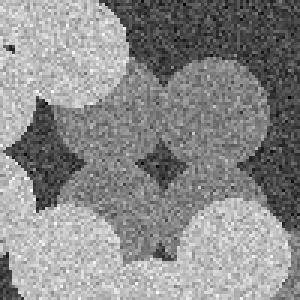
#> input picture 05/images/noisy_circles.png, 100 x 100 px (shown 3 times larger)
$ jupyter execute --allow-errors week_05.ipynb   (older library calls are emulated)
#> lines starting #> are read from the running program, lines starting #| are printed output that depends on the picture
# Exercises Week 5 in 02506

This week we will dive into Markow Random Fields
<p align="center">

</p>

## Imports

[cell 1]
import numpy as np
from skimage.io import imread, imshow, imsave
from scipy.ndimage import gaussian_filter
import matplotlib.pyplot as plt
import random
from sklearn.cluster import KMeans
from skimage import color
import cv2
import scipy.ndimage
import matplotlib.pyplot as plt
import maxflow

## MRF Modelling
### 1. Get hold of the gray-scale image D and one configuration for the segmentation S. To begin with, this may be a ground truth segmentation. Notice that a ground truth segmentation (labeling) is not the same as a noise-free image: elements of the segmentation are labels 1, 2, . . . while elements of the noise-free image are pixel intensities $\mu_1,\mu_2,\ldots$

#> (a cell that did not finish here is left out)

### 2. For computing V1 you need D, S and m. First, compute an intensityrealization of S, that is an image where each occurrence of label i is replaced by $\mu_i$. It is then easy to compute V1 as a sum of squared differences.

### 3. For computing V2 you need S and b. Recall that an almost identical problem was solved in week 1.

[cell 3]
def boundary_length(S):
    lx = S[1:,:]!=S[:-1,:]
    ly = S[:,1:]!=S[:,:-1]
    L = np.sum(lx)+np.sum(ly)
    return L


def segmentation_energy(S, I, mu, beta):
    # TODO -- add your code here
    Iflat = I.flatten()
    Sflat = S.flatten()
    # likelihood energy
    U1 = np.sum([(mu[f]-d)**2 for d,f in zip(Iflat,Sflat)])

    # prior energy
    U2 = beta*boundary_length(S)

    return(U1,U2)

def segmentation_histogram(ax, I, S, edges=None):
    '''
    Histogram for data and each segmentation label.
    '''
    if edges is None:
        edges = np.linspace(I.min(), I.max(), 100)
    ax.hist(I.ravel(), bins=edges, color = 'k')
    centers = 0.5*(edges[:-1] + edges[1:]);
    for k in range(S.max()+1):
        ax.plot(centers, np.histogram(I[S==k].ravel(), edges)[0])

[cell 4]
path = 'images/'
#> path = 'images/'
I = imread(path + 'noisy_circles.png').astype(np.float)
#> I: shape (100, 100) float64; min 0, max 255, mean 138.8

segmentations = [] # list where I'll place different segmentations
#> (the rest of this cell did not finish here and is left out)

### 4. Produce some other configurations S, by any means you find appropriate: thresholding, manually drawing, modifying ground truth. . . Apply your two functions to all configurations, and display the likelihood, prior and posterior for every configuration.

[cell 5]
S_t = np.zeros(I.shape, dtype=int) + (I>100) + (I>160) # thresholded
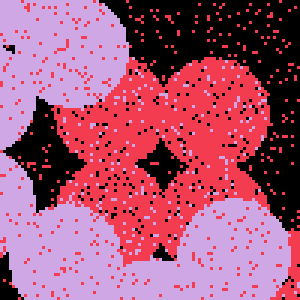
#> S_t: shape (100, 100) int64 (shown 3 times larger); 3 distinct labels, from 0 to 2; one colour per label, 0 black
segmentations += [S_t]

D_s = scipy.ndimage.gaussian_filter(I, sigma=1, truncate=3, mode='nearest')
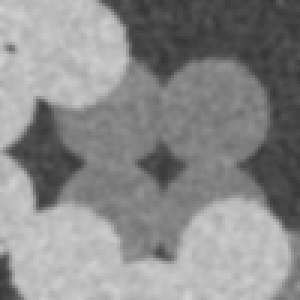
#> D_s: shape (100, 100) float64 (shown 3 times larger); min 53.91, max 212.6, mean 138.8
S_g = np.zeros(I.shape, dtype=int) + (D_s>100) + (D_s>160) # thresholded
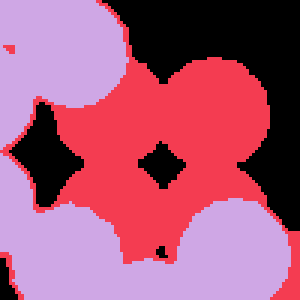
#> S_g: shape (100, 100) int64 (shown 3 times larger); 3 distinct labels, from 0 to 2; one colour per label, 0 black
segmentations += [S_g]

D_m = scipy.ndimage.median_filter(I, size=(5,5), mode='reflect');
S_t = np.zeros(I.shape, dtype=int) + (D_m>100) + (D_m>160) # thresholded
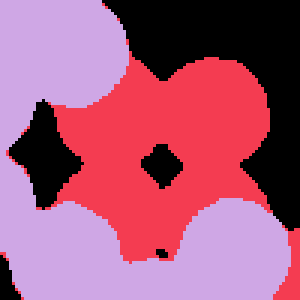
#> S_t: shape (100, 100) int64 (shown 3 times larger); 3 distinct labels, from 0 to 2; one colour per label, 0 black
segmentations += [S_t]

[cell 6]
fig, ax = plt.subplots()
ax.imshow(I, vmin=0, vmax=255, cmap=plt.cm.gray)


N = len(segmentations)
#> N = 3
fig, ax = plt.subplots(3,N,figsize=(12,12))
beta = 100

#> (the rest of this cell did not finish here and is left out)

### 5. If we consider only the likelihood, which configuration is the most probable? If we consider only the prior energy, which configuration is the most probable? What if we consider the posterior energy?
The prior energy perhaps seems like the best indicator for now, since the prior is smallest for the first segmentation which is in fact the ground truth.

## Graph cuts for optimizing MRF
1. Install the required maxflow package (python) for graph cuts and/or
download the provided software (MATLAB).
2. Get a small scripts which solves the gender labeling problem.
3. Run the script and get familiar with the functionality of your graphcut
solver.
4. Which configuration is optimal? Change b = 10 and solve again.
Which configuration is optimal now? Try also b = 1000.

[cell 7]
d = np.array([179, 174, 182, 162, 175, 165]) # heights (data)
mu = [181, 165] # means of two classes
beta = 10 # weight of the prior term
w_s = (d-mu[0])**2 # source weight
w_t = (d-mu[1])**2 # sink weights
N = len(d) # number of graph nodes

# Create a graph with integer capacities.
#> (the rest of this cell did not finish here and is left out)

### Quiz

[cell 8]
img = np.array([[1, 2, 6, 4, 10, 8],[4, 1, 3, 5, 9, 6],[5, 2, 3, 5, 4, 7]])
mu1 = 2
mu2 = 5
mu3 = 10
beta = 10

## 5.4 Binary segmentation using MRF

### 1. The DTU logo is of type uint8 and should be converted into double precision (float) before any computation. You also want to divide image intensities with 255, as this will simplify the weighting between the likelihood and the prior term.

#> (a cell that did not finish here is left out)

### 2. For the DTU logo use m1 = 90/255 and m2 = 170/255.

[cell 10]
mu1 = 90.0/255.0
#> mu1 = 0.353
mu2 = 170.0/255.0

### 3. To pass the weights of terminal and internal edges to graph solver, python users may use the functionality provided by maxflow, see the example Binary image restoration but notice that it uses a different energy formulation.

### 4. For the DTU logo, choose parameter b which yields in a good segmentation.

[cell 11]
beta = 0.1

# Create the graph.
#> (the rest of this cell did not finish here and is left out)

### 5. The bone image is of type uint16 and after converting it into double precision you may also want to divide image intensities with $2^{16}-1$.

[cell 12]
D2 = imread('./images/V12_10X_x502.png').astype(float)/(pow(2,16)-1)
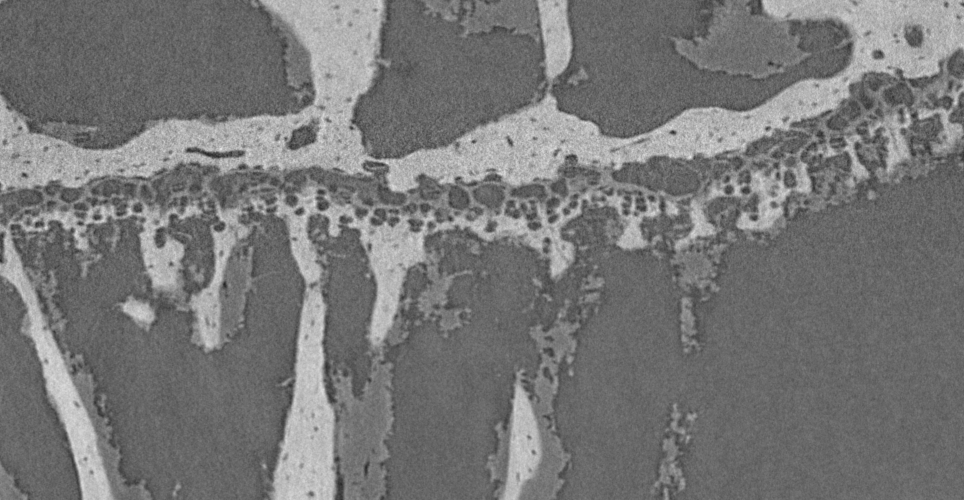
#> input picture 05/images/V12_10X_x502.png, 964 x 500 px
#> D2: shape (500, 964) float64; min 0.141, max 0.899, mean 0.465
imshow(D2)

### 6. For bone image, you need to determine the mean intensities of the air and bone ($\mu_1$ and $\mu_2$) by inspecting the histogram.
Look at maximum likelihood configuration, to confirm that your m1 and m2 are suitable.
Choose a (small) parameter b and compute the optimal configuration
for this b using your graph cut solver. Then, adjust b to obtain a
visually pleasing segmentation with reduced noise in air and bone
choose. Observe how changing b affects the segmentation.

[cell 13]
plt.hist(D2)
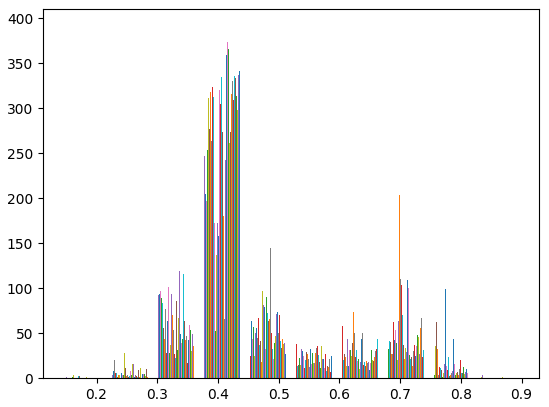
#> figure drawn by matplotlib, 1 panel; tallest bar 229 high, from x = 0.376 to 0.376; tallest bar 224 high, from x = 0.376 to 0.376; tallest bar 221 high, from x = 0.376 to 0.376

[cell 14]
mu1 = 0.42
mu2 = 0.7
beta = 0.05

# Create the graph.
#> (the rest of this cell did not finish here and is left out)

## Quiz

### 1. What is the prior energy of the maximum likelihood solution?
We consider and image which is to be segmented into three segments: 1, 2 and 3. The segments are estimated
to have mean intensities $\mu_1 = 2,\mu_2 = 5$ and $\mu_3 = 10$. We use an MRF framework as
in the lecture note, and we choose to set $\beta = 10$.

[cell 15]
img =  np.array([[1, 2, 6, 4, 10, 8],
        [4, 1, 3, 5, 9, 6],
        [5, 2, 3, 5, 4, 7]])
mu = [2,5,10]
beta = 10

[cell 16]
from maxflow.fastmin import aexpansion_grid

mu = [0.42,0.55,0.7]
beta = 0.05

# Loading image
I = imread('./images/V12_10X_x502.png').astype(float)/(pow(2,16)-1)
M,N = np.shape(I)
#> M = 500; N = 964
print(f"(m,n)=({M},{N})")
#| (m,n)=(500,964)
L = 3

# Making distance matrix
#> (the rest of this cell did not finish here and is left out)

### 2. What is the likelihood energy of the configuration where the leftmost two columns are labeled as belonging to the segment 1, middle two columns are labeled as belonging to the segment 2, and rightmost two colums are labeled as belonging to the segment 3?

[cell 17]
segmentation = np.array([[0, 0, 1, 1, 2, 2],
                [0, 0, 1, 1, 2, 2],
                [0, 0, 1, 1, 2, 2]])
V1, V2 = segmentation_energy(segmentation, img, mu, beta)
